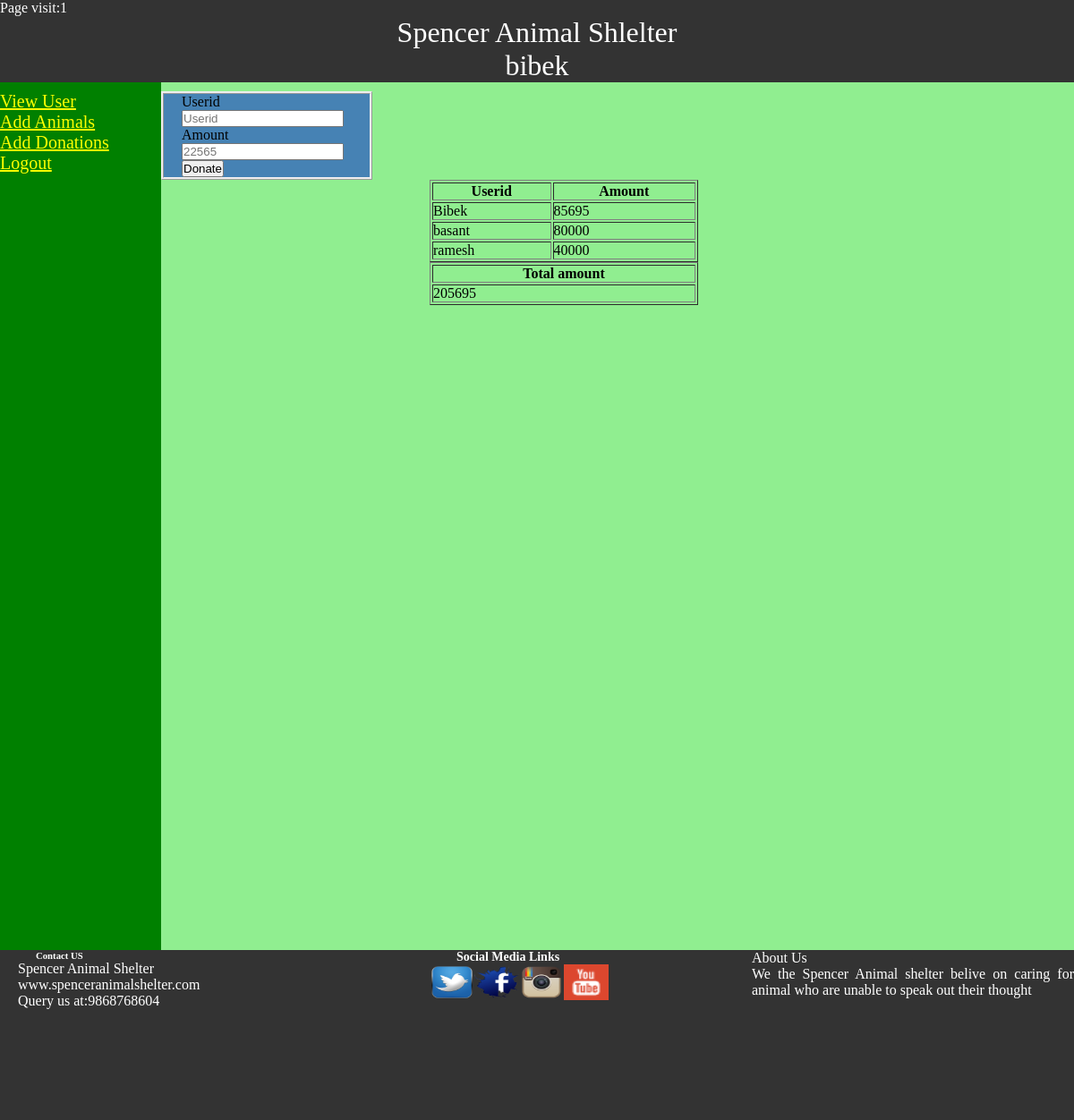
The app's page /don.php (signed in) with its own data.
### tables this page shows
CREATE TABLE `tbl_users` (
  `id` int(11) NOT NULL,
  `name` varchar(20) NOT NULL,
  `address` varchar(50) NOT NULL,
  `postal` varchar(15) NOT NULL,
  `dob` date NOT NULL,
  `email` varchar(30) NOT NULL,
  `userid` varchar(8) NOT NULL,
  `password` varchar(10) NOT NULL,
  `gender` varchar(10) NOT NULL,
  `usertype` varchar(9) NOT NULL,
  `logindate` date NOT NULL
);

CREATE TABLE `tbl_donations` (
  `id` int(11) NOT NULL,
  `userid` varchar(25) NOT NULL,
  `amount` longtext NOT NULL
);

### don.php (the view, shortened to what this page needs)
<!DOCTYPE html>
<html>
<head>
	<link rel="stylesheet" type="text/css" href="style.css">
</head>
<body>
 	<div id="nav">
 		<div id="visit">
 		<?php
 		include 'db.php';
 		$qry_count="insert into tbl_counter value(1,1)";
 		if($conn->query($qry_count)==false){
 			$qry_count="select visit from tbl_counter where id='1'";
 			$data= $conn->query($qry_count);
 			 $result = $data ->fetch_assoc();
 			   $visit= $result['visit'];
 		      $_SESSION['views']= $visit+1;
 		       $net=$_SESSION['views'];
 	  $qry_add="update tbl_counter set visit='$net' where id='1'";
 	    if($conn->query($qry_add)==true){
 	    	echo "page vist:&nbsp" .$net
 	    	;
 	    }
 	}
 	    else{
 	    	echo "Page visit:1";
 		}
 		?>
       </div>
	<p>Spencer Animal Shlelter</p>
	<p id="name"><?php
		$id=$_SESSION['id'];
		$sel="SELECT * FROM tbl_users WHERE id = '$id'";
		$res = $conn->query($sel);
		while($data=$res->fetch_array())
			{
				echo $data['name'];
			}
			?></p>
  </div>
<div id="mainbody">
	<div id="left">
		<a href="client.
		php">View User</a><br>
		<a href="animal.php">Add Animals</a><br>
		<a href="don.php">Add Donations</a><br>
		<a href="logout.php">Logout</a>
	</div>
	<div id="bibek">
  <form method="post" id='donation'>
<label>Userid</label><br>
<input type="text" name="userid" placeholder="Userid" required=""/><br>
 <label>Amount</label><br>
<input type="text" name="amount" placeholder="22565" /><br>
 <input type="submit" value="Donate" id="submit" name="submit" class="button" />
              </form>
<?php
include 'db.php';
$qry_display="select * from tbl_donations";
$data = $conn->query($qry_display);
echo "<table border='1' width='300' height='auto' class='total'> <tr><th>Userid</th><th>Amount</th>";
while($result = $data->fetch_assoc())
{
	echo "<tr><td>" .$result['userid']."</td>
   	      <td>" .$result['amount']."</td>
   	      </tr>";
}
?>
<?php
 include 'db.php';
 $qry_sel= "select sum(amount) as value_sum from tbl_donations";
 $data= $conn->query($qry_sel);
  echo "<table border='1' width='300' class ='total' ><tr><th>Total amount</th> ";
  while($result = $data->fetch_assoc())
  	$sum= $result['value_sum'];
  	echo "<tr><td>".$sum."</td>
  	</tr>";
  echo "</table>";
?>
	</div>
	</div>
	<footer>
		<div id ='fot'>
		 <div id='con'>
		 	<h6>Contact US</h6>
		 	<p>Spencer Animal Shelter<P>
		    <p>www.spenceranimalshelter.com</p>
		    <p>Query us at:9868768604</p>
		 </div>
		 <div id='us'>
		 	<P>About Us<p>
		 	 We the Spencer Animal shelter belive on caring for animal who are unable to speak out their thought</p>
		 </div>
		<div id = "icon">
		<h6>Social Media Links</h6>
		<li><a href="www.twitter.com"><img src="icon/twt.png"></a></li>
		<li><a href="www.facebook.com"><img src="icon/facebook.png"></a></li>
		<li><a href="www.instagram.com"><img src="icon/insta.png"></a></li>
		<li><a href="www.youtube.com"><img src="icon/youtube.png"></a></li>
  	      </div>
  	    </div>
  </footer>
</body>
</html>

### style.css (style rules this page uses)
* { margin: 0; padding: 0; }
body { width:auto; height: auto; }
#visit { color:white; }
#bibek form { margin-left: 0px; margin-top: 0px; border-style: ridge; width:210px; height:auto; padding-left: 20px; background-color: steelblue; }
#mainbody { width:100%; height:960px; background-color: steelblue; }
#nav { width:100%; background-color: #333333; overflow:hidden; }
#nav p { color:white; padding-left: -10px; font-size: xx-large; text-align: center; }
a { color: yellow; font-size: 20px; }
#bibek { width:85%; height:960px; background-color: lightgreen; float:right; padding-top: 10px; }
#left { width: 15%; height: 960px; background-color: green; padding-top:10px; float: left; }
#left a { list-style-type: none; }
footer { width:100%; height:200px; background-color: #333333; text-align: justify; color:white; }
#icon { width: 30%; float: right; padding-left: 80px; }
#icon li { list-style-type: none; overflow: hidden; float: left; }
#icon h6 { font-size: 14px; margin-left: 30px; font-family: italic; }
#icon li a img { width:50px; height:40px; list-style-type: none; text-decoration: none; }
#con { width: 30%; float: left; }
#con h6 { margin-left: 40px }
#con p { margin-left: 20px }
#us { width: 30%; float: right; }

### don.php (style rules this page uses)
.total { margin-left: 300px; }

### records on screen
tbl_users: name "bibek"
tbl_donations: userid "Bibek", amount "85695"
tbl_donations: userid "basant", amount "80000"
tbl_donations: userid "ramesh", amount "40000"

### other values on screen
$sum "205695"
